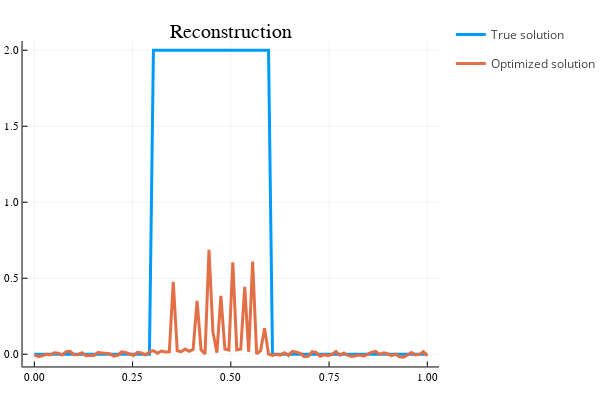

The code cell stored with this chart in its notebook:
### Code cell
x=[xt,xbest];

plot(px,x,title="Reconstruction",label=["True solution" "Optimized solution"],lw=3)

### Figure 1 — Plotly figure (JSON) as saved in the notebook; plotly's stock layout.template omitted (floating-point values rounded to 4 significant figures)
{"data": [{"colorbar": {"title": ""}, "legendgroup": "True solution", "line": {"color": "rgba(0, 154, 250, 1.000)", "dash": "solid", "shape": "linear", "width": 3}, "mode": "lines", "name": "True solution", "showlegend": true, "type": "scatter", "x": [0, 0.0101, 0.0202, 0.0303, 0.0404, 0.05051, 0.06061, 0.07071, 0.08081, 0.09091, 0.101, 0.1111, 0.1212, 0.1313, 0.1414, 0.1515, 0.1616, 0.1717, 0.1818, 0.1919, 0.202, 0.2121, 0.2222, 0.2323, 0.2424, 0.2525, 0.2626, 0.2727, 0.2828, 0.2929, 0.303, 0.3131, 0.3232, 0.3333, 0.3434, 0.3535, 0.3636, 0.3737, 0.3838, 0.3939, 0.404, 0.4141, 0.4242, 0.4343, 0.4444, 0.4545, 0.4646, 0.4747, 0.4848, 0.4949, 0.5051, 0.5152, 0.5253, 0.5354, 0.5455, 0.5556, 0.5657, 0.5758, 0.5859, 0.596, 0.6061, 0.6162, 0.6263, 0.6364, 0.6465, 0.6566, 0.6667, 0.6768, 0.6869, 0.697, 0.7071, 0.7172, 0.7273, 0.7374, 0.7475, 0.7576, 0.7677, 0.7778, 0.7879, 0.798, 0.8081, 0.8182, 0.8283, 0.8384, 0.8485, 0.8586, 0.8687, 0.8788, 0.8889, 0.899, 0.9091, 0.9192, 0.9293, 0.9394, 0.9495, 0.9596, 0.9697, 0.9798, 0.9899, 1], "xaxis": "x", "y": [0, 0, 0, 0, 0, 0, 0, 0, 0, 0, 0, 0, 0, 0, 0, 0, 0, 0, 0, 0, 0, 0, 0, 0, 0, 0, 0, 0, 0, 0, 2, 2, 2, 2, 2, 2, 2, 2, 2, 2, 2, 2, 2, 2, 2, 2, 2, 2, 2, 2, 2, 2, 2, 2, 2, 2, 2, 2, 2, 2, 0, 0, 0, 0, 0, 0, 0, 0, 0, 0, 0, 0, 0, 0, 0, 0, 0, 0, 0, 0, 0, 0, 0, 0, 0, 0, 0, 0, 0, 0, 0, 0, 0, 0, 0, 0, 0, 0, 0, 0], "yaxis": "y", "zmax": null, "zmin": null}, {"colorbar": {"title": ""}, "legendgroup": "Optimized solution", "line": {"color": "rgba(227, 111, 71, 1.000)", "dash": "solid", "shape": "linear", "width": 3}, "mode": "lines", "name": "Optimized solution", "showlegend": true, "type": "scatter", "x": [0, 0.0101, 0.0202, 0.0303, 0.0404, 0.05051, 0.06061, 0.07071, 0.08081, 0.09091, 0.101, 0.1111, 0.1212, 0.1313, 0.1414, 0.1515, 0.1616, 0.1717, 0.1818, 0.1919, 0.202, 0.2121, 0.2222, 0.2323, 0.2424, 0.2525, 0.2626, 0.2727, 0.2828, 0.2929, 0.303, 0.3131, 0.3232, 0.3333, 0.3434, 0.3535, 0.3636, 0.3737, 0.3838, 0.3939, 0.404, 0.4141, 0.4242, 0.4343, 0.4444, 0.4545, 0.4646, 0.4747, 0.4848, 0.4949, 0.5051, 0.5152, 0.5253, 0.5354, 0.5455, 0.5556, 0.5657, 0.5758, 0.5859, 0.596, 0.6061, 0.6162, 0.6263, 0.6364, 0.6465, 0.6566, 0.6667, 0.6768, 0.6869, 0.697, 0.7071, 0.7172, 0.7273, 0.7374, 0.7475, 0.7576, 0.7677, 0.7778, 0.7879, 0.798, 0.8081, 0.8182, 0.8283, 0.8384, 0.8485, 0.8586, 0.8687, 0.8788, 0.8889, 0.899, 0.9091, 0.9192, 0.9293, 0.9394, 0.9495, 0.9596, 0.9697, 0.9798, 0.9899, 1], "xaxis": "x", "y": [-0.004847, -0.01541, -0.009658, -0.0003058, -0.004916, 0.00884, 0.007248, -0.005192, 0.01692, 0.01915, -0.003265, -0.002729, 0.009837, -0.0102, -0.008162, -0.007951, 0.01063, 0.008205, 0.001692, 0.003378, -0.01279, -0.006817, 0.01524, 0.01121, 0.001494, -0.008184, 0.01228, 0.008343, -0.005001, 0.01358, 0.02394, 0.006797, 0.02096, 0.01431, 0.01604, 0.4759, 0.02304, 0.01668, 0.03373, 0.01975, 0.03106, 0.3515, 0.02852, 0.002028, 0.6869, 0.145, 0.01044, 0.3833, 0.0345, 0.02742, 0.6053, 0.02864, 0.0346, 0.4438, 0.01468, 0.6095, 0.002155, 0.02277, 0.1711, 0.001256, -0.007196, -0.0003035, -0.005495, 0.009668, -0.008802, 0.01886, 0.01339, 0.005958, -0.0161, -0.0141, 0.01638, 0.01151, -0.01316, -0.003233, -0.009776, -0.0008509, 0.01858, -0.006658, 0.008435, -0.008063, -0.01499, -0.008347, -0.005473, -0.0126, 0.001571, 0.01299, 0.01878, -0.0008093, 0.008589, 0.003006, -0.008963, 2.566e-05, -0.01625, -0.01985, -0.005114, 0.01148, -0.004873, -0.0009967, 0.01721, -0.009194], "yaxis": "y", "zmax": null, "zmin": null}], "layout": {"annotations": [{"font": {"color": "rgba(0, 0, 0, 1.000)", "family": "sans-serif", "size": 20}, "rotation": 0, "showarrow": false, "text": "Reconstruction", "x": 0.5222, "xanchor": "center", "xref": "paper", "y": 1, "yanchor": "top", "yref": "paper"}], "height": 400, "legend_position": {"bgcolor": "rgba(255, 255, 255, 1.000)", "bordercolor": "rgba(0, 0, 0, 1.000)", "borderwidth": 1, "font": {"color": "rgba(0, 0, 0, 1.000)", "family": "sans-serif", "size": 11}, "title": {"font": {"color": "rgba(0, 0, 0, 1.000)", "family": "sans-serif", "size": 15}, "text": ""}, "tracegroupgap": 0, "traceorder": "normal", "x": 1, "xanchor": "auto", "y": 1, "yanchor": "auto"}, "margin": {"b": 20, "l": 0, "r": 0, "t": 20}, "paper_bgcolor": "rgba(255, 255, 255, 1.000)", "plot_bgcolor": "rgba(255, 255, 255, 1.000)", "showlegend": true, "width": 600, "xaxis": {"anchor": "y", "domain": [0.05101, 0.9934], "gridcolor": "rgba(0, 0, 0, 0.100)", "gridwidth": 0.5, "linecolor": "rgba(0, 0, 0, 1.000)", "mirror": false, "range": [-0.03, 1.03], "showgrid": true, "showline": true, "showticklabels": true, "tickangle": 0, "tickcolor": "rgb(0, 0, 0)", "tickfont": {"color": "rgba(0, 0, 0, 1.000)", "family": "sans-serif", "size": 11}, "tickmode": "array", "ticks": "inside", "ticktext": ["0.00", "0.25", "0.50", "0.75", "1.00"], "tickvals": [0, 0.25, 0.5, 0.75, 1], "title": "", "titlefont": {"color": "rgba(0, 0, 0, 1.000)", "family": "sans-serif", "size": 15}, "type": "-", "visible": true, "zeroline": false, "zerolinecolor": "rgba(0, 0, 0, 1.000)"}, "yaxis": {"anchor": "x", "domain": [0.03762, 0.9415], "gridcolor": "rgba(0, 0, 0, 0.100)", "gridwidth": 0.5, "linecolor": "rgba(0, 0, 0, 1.000)", "mirror": false, "range": [-0.08045, 2.061], "showgrid": true, "showline": true, "showticklabels": true, "tickangle": 0, "tickcolor": "rgb(0, 0, 0)", "tickfont": {"color": "rgba(0, 0, 0, 1.000)", "family": "sans-serif", "size": 11}, "tickmode": "array", "ticks": "inside", "ticktext": ["0.0", "0.5", "1.0", "1.5", "2.0"], "tickvals": [0, 0.5, 1, 1.5, 2], "title": "", "titlefont": {"color": "rgba(0, 0, 0, 1.000)", "family": "sans-serif", "size": 15}, "type": "-", "visible": true, "zeroline": false, "zerolinecolor": "rgba(0, 0, 0, 1.000)"}}}
